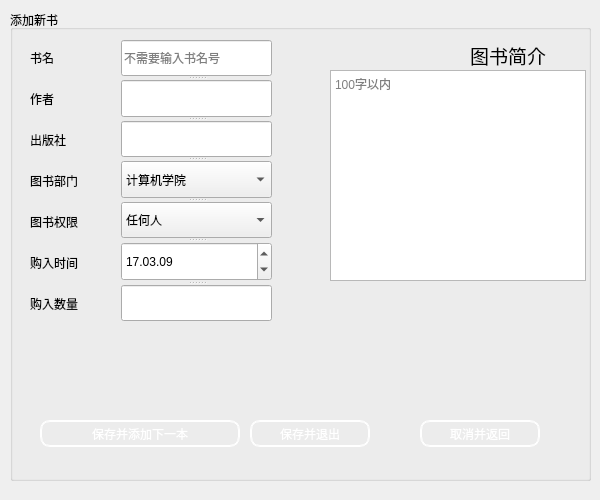
<?xml version="1.0" encoding="UTF-8"?>
<ui version="4.0">
 <class>NewBookDialog</class>
 <widget class="QDialog" name="NewBookDialog">
  <property name="geometry">
   <rect>
    <x>0</x>
    <y>0</y>
    <width>600</width>
    <height>500</height>
   </rect>
  </property>
  <property name="windowTitle">
   <string>添加新书</string>
  </property>
  <widget class="QGroupBox" name="groupBox">
   <property name="geometry">
    <rect>
     <x>10</x>
     <y>10</y>
     <width>581</width>
     <height>471</height>
    </rect>
   </property>
   <property name="styleSheet">
    <string notr="true">font: 25 14pt &quot;等线 Light&quot;;</string>
   </property>
   <property name="title">
    <string>添加新书</string>
   </property>
   <widget class="QSplitter" name="splitter">
    <property name="geometry">
     <rect>
      <x>111</x>
      <y>30</y>
      <width>151</width>
      <height>281</height>
     </rect>
    </property>
    <property name="styleSheet">
     <string notr="true">font: 25 10pt &quot;等线 Light&quot;;</string>
    </property>
    <property name="orientation">
     <enum>Qt::Vertical</enum>
    </property>
    <widget class="QLineEdit" name="Edit_Title">
     <property name="placeholderText">
      <string>不需要输入书名号</string>
     </property>
    </widget>
    <widget class="QLineEdit" name="Edit_Author"/>
    <widget class="QLineEdit" name="Edit_Publisher"/>
    <widget class="QComboBox" name="Edit_Department">
     <property name="currentText">
      <string>计算机学院</string>
     </property>
     <item>
      <property name="text">
       <string>计算机学院</string>
      </property>
     </item>
     <item>
      <property name="text">
       <string>理学院</string>
      </property>
     </item>
     <item>
      <property name="text">
       <string>马克思主义学院</string>
      </property>
     </item>
     <item>
      <property name="text">
       <string>人文学院</string>
      </property>
     </item>
     <item>
      <property name="text">
       <string>信息与通信技术学院</string>
      </property>
     </item>
    </widget>
    <widget class="QComboBox" name="Edit_Permission">
     <item>
      <property name="text">
       <string>任何人</string>
      </property>
     </item>
     <item>
      <property name="text">
       <string>教职工</string>
      </property>
     </item>
     <item>
      <property name="text">
       <string>学生</string>
      </property>
     </item>
    </widget>
    <widget class="QDateEdit" name="Edit_Indate">
     <property name="displayFormat">
      <string>yy.MM.dd</string>
     </property>
     <property name="date">
      <date>
       <year>2017</year>
       <month>3</month>
       <day>9</day>
      </date>
     </property>
    </widget>
    <widget class="QLineEdit" name="Edit_Amount"/>
   </widget>
   <widget class="QWidget" name="widget" native="true">
    <property name="geometry">
     <rect>
      <x>20</x>
      <y>30</y>
      <width>91</width>
      <height>281</height>
     </rect>
    </property>
    <property name="styleSheet">
     <string notr="true">font: 25 10pt &quot;等线 Light&quot;;</string>
    </property>
    <layout class="QVBoxLayout" name="verticalLayout">
     <item>
      <widget class="QLabel" name="Label_Title">
       <property name="text">
        <string>书名</string>
       </property>
      </widget>
     </item>
     <item>
      <widget class="QLabel" name="Label_Author">
       <property name="text">
        <string>作者</string>
       </property>
      </widget>
     </item>
     <item>
      <widget class="QLabel" name="Label_Publisher">
       <property name="text">
        <string>出版社</string>
       </property>
      </widget>
     </item>
     <item>
      <widget class="QLabel" name="Label_Department">
       <property name="text">
        <string>图书部门</string>
       </property>
      </widget>
     </item>
     <item>
      <widget class="QLabel" name="label">
       <property name="text">
        <string>图书权限</string>
       </property>
      </widget>
     </item>
     <item>
      <widget class="QLabel" name="Label_InTime">
       <property name="text">
        <string>购入时间</string>
       </property>
      </widget>
     </item>
     <item>
      <widget class="QLabel" name="Label_Amount">
       <property name="text">
        <string>购入数量</string>
       </property>
      </widget>
     </item>
    </layout>
   </widget>
   <widget class="QPushButton" name="Button_save_next">
    <property name="geometry">
     <rect>
      <x>30</x>
      <y>410</y>
      <width>200</width>
      <height>27</height>
     </rect>
    </property>
    <property name="styleSheet">
     <string notr="true">QPushButton{
	border:2px groove rgb(255,255,255,0,0);border-radius:10px;padding:2px 4px;
	font: 12pt &quot;Adobe 黑体 Std R&quot;;
color:white;
	background-image: url(:/background/resourse/button.png);
}
QPushButton:hover{
	background-image: url(:/background/resourse/button_h.png);
}
QPushButton:pressed{	
	background-image: url(:/background/resourse/button_P.png);
}
</string>
    </property>
    <property name="text">
     <string>保存并添加下一本</string>
    </property>
   </widget>
   <widget class="QPushButton" name="Button_save_quit">
    <property name="geometry">
     <rect>
      <x>240</x>
      <y>410</y>
      <width>120</width>
      <height>27</height>
     </rect>
    </property>
    <property name="styleSheet">
     <string notr="true">QPushButton{
	border:2px groove rgb(255,255,255,0,0);border-radius:10px;padding:2px 4px;
	font: 12pt &quot;Adobe 黑体 Std R&quot;;
color:white;
	background-image: url(:/background/resourse/button.png);
}
QPushButton:hover{
	background-image: url(:/background/resourse/button_h.png);
}
QPushButton:pressed{	
	background-image: url(:/background/resourse/button_P.png);
}
</string>
    </property>
    <property name="text">
     <string>保存并退出</string>
    </property>
   </widget>
   <widget class="QPushButton" name="Button_cancel">
    <property name="geometry">
     <rect>
      <x>410</x>
      <y>410</y>
      <width>120</width>
      <height>27</height>
     </rect>
    </property>
    <property name="styleSheet">
     <string notr="true">QPushButton{
	border:2px groove rgb(255,255,255,0,0);border-radius:10px;padding:2px 4px;
	font: 12pt &quot;Adobe 黑体 Std R&quot;;
color:white;
	background-image: url(:/background/resourse/button.png);
}
QPushButton:hover{
	background-image: url(:/background/resourse/button_h.png);
}
QPushButton:pressed{	
	background-image: url(:/background/resourse/button_P.png);
}
</string>
    </property>
    <property name="text">
     <string>取消并返回</string>
    </property>
   </widget>
   <widget class="QLabel" name="Label_Intro">
    <property name="geometry">
     <rect>
      <x>460</x>
      <y>30</y>
      <width>121</width>
      <height>31</height>
     </rect>
    </property>
    <property name="font">
     <font>
      <family>等线 Light</family>
      <pointsize>14</pointsize>
      <weight>3</weight>
      <italic>false</italic>
      <bold>false</bold>
     </font>
    </property>
    <property name="styleSheet">
     <string notr="true">font: 25 14pt &quot;等线 Light&quot;;</string>
    </property>
    <property name="text">
     <string>图书简介</string>
    </property>
   </widget>
   <widget class="QPlainTextEdit" name="Edit_Intro">
    <property name="geometry">
     <rect>
      <x>320</x>
      <y>60</y>
      <width>256</width>
      <height>211</height>
     </rect>
    </property>
    <property name="styleSheet">
     <string notr="true">font: 25 10pt &quot;等线 Light&quot;;
background-image: url(:/background/resourse/b_W.png);</string>
    </property>
    <property name="placeholderText">
     <string>100字以内</string>
    </property>
   </widget>
   <zorder>Button_save_next</zorder>
   <zorder>Button_save_quit</zorder>
   <zorder>Button_cancel</zorder>
   <zorder>Label_Intro</zorder>
   <zorder>Edit_Intro</zorder>
   <zorder>widget</zorder>
   <zorder>splitter</zorder>
  </widget>
  <widget class="QLabel" name="label_2">
   <property name="geometry">
    <rect>
     <x>0</x>
     <y>0</y>
     <width>601</width>
     <height>501</height>
    </rect>
   </property>
   <property name="styleSheet">
    <string notr="true">background-image: url(:/background/resourse/books7.png);</string>
   </property>
   <property name="text">
    <string/>
   </property>
  </widget>
  <zorder>label_2</zorder>
  <zorder>groupBox</zorder>
 </widget>
 <resources/>
 <connections>
  <connection>
   <sender>Button_cancel</sender>
   <signal>clicked()</signal>
   <receiver>NewBookDialog</receiver>
   <slot>close()</slot>
   <hints>
    <hint type="sourcelabel">
     <x>520</x>
     <y>195</y>
    </hint>
    <hint type="destinationlabel">
     <x>305</x>
     <y>246</y>
    </hint>
   </hints>
  </connection>
 </connections>
</ui>
